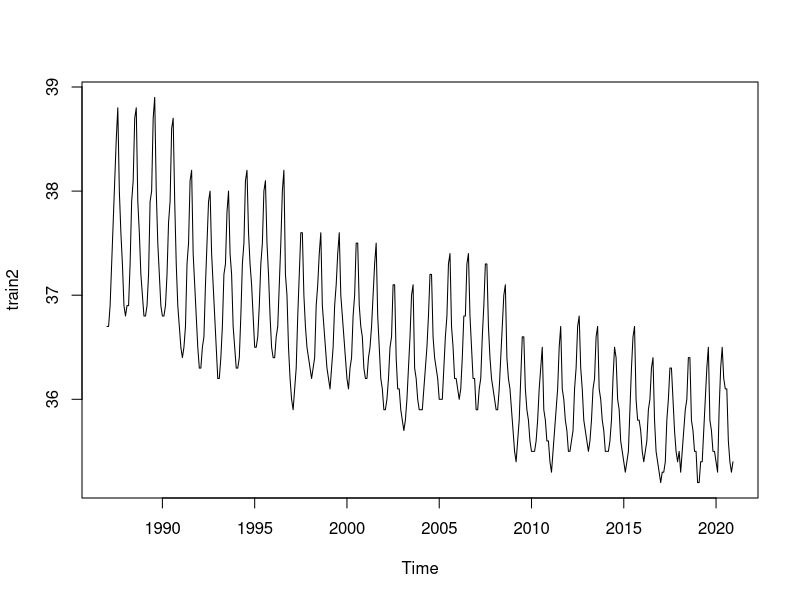
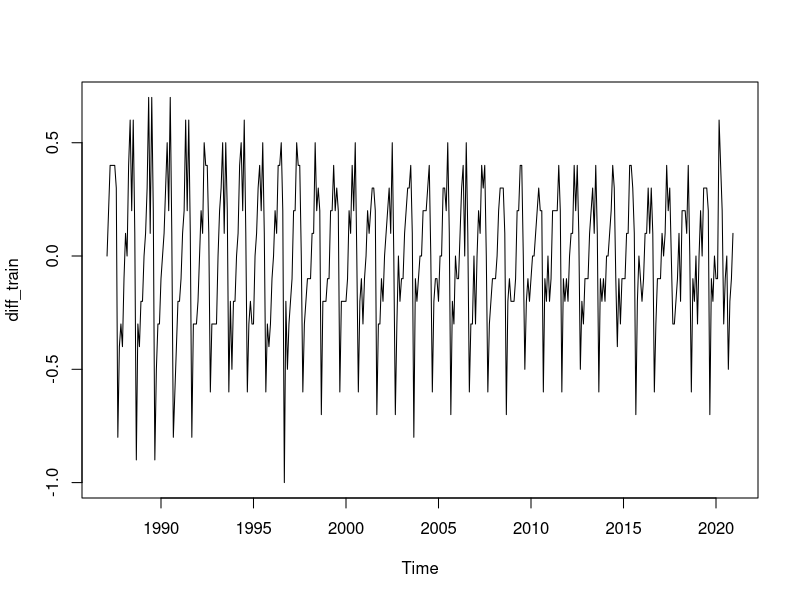
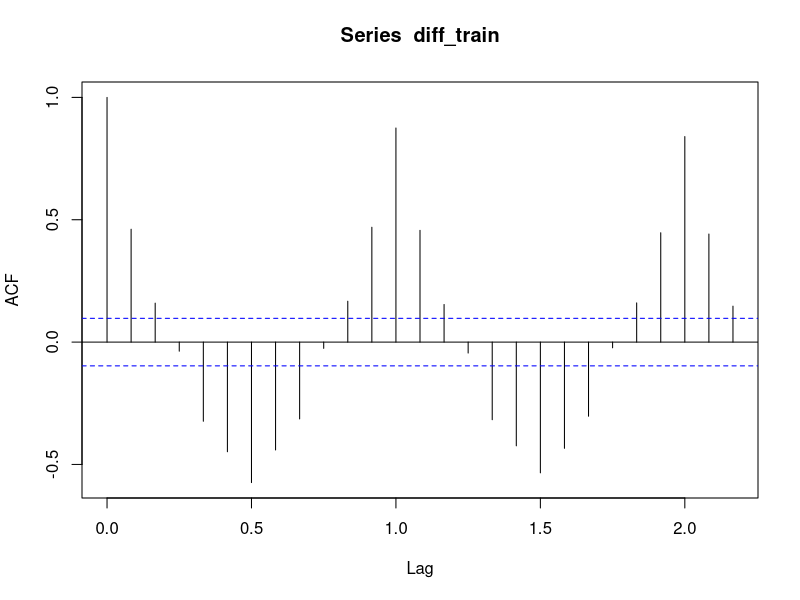
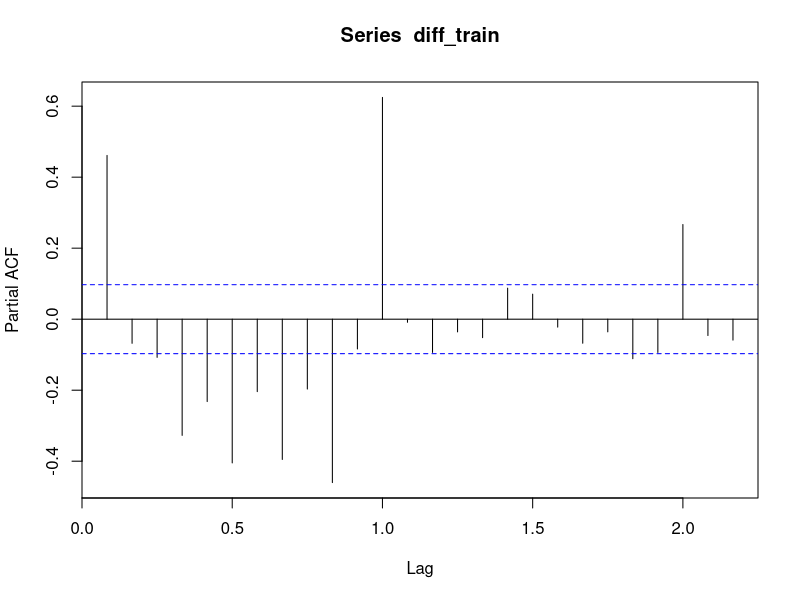
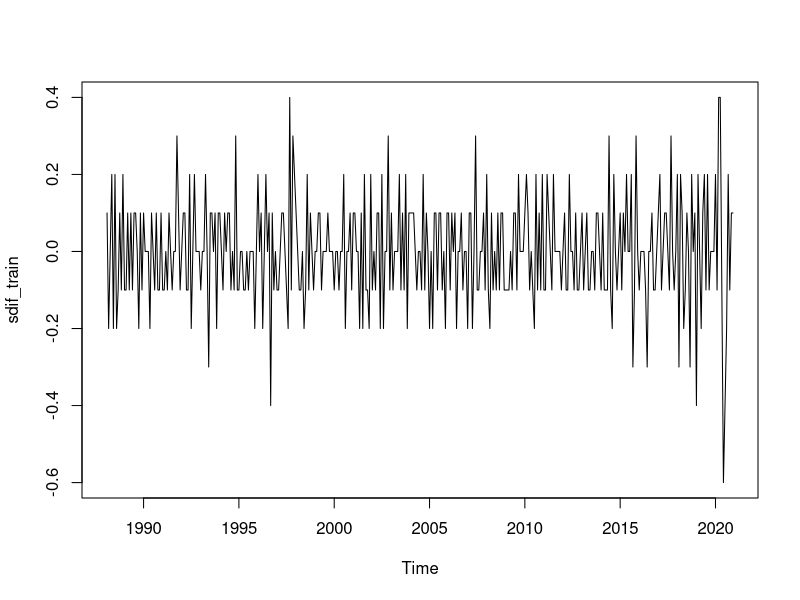
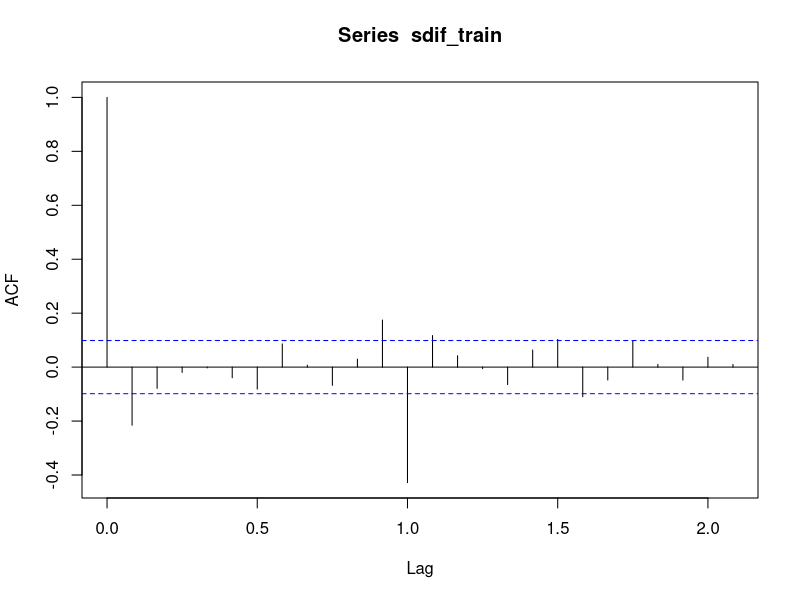
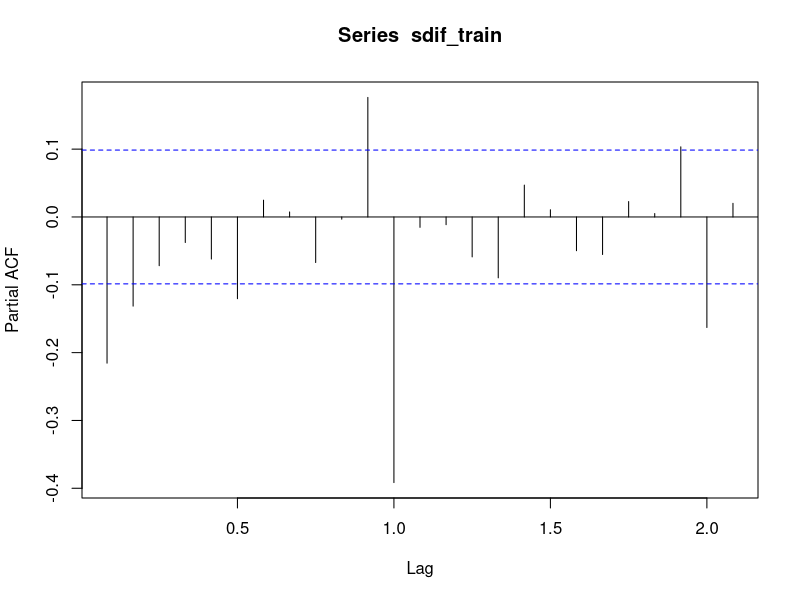

These charts were generated, in order, by the following R code: (Note: a time limit stopped this script after it produced the figures.)
library(knitr)
library(zoo)
library(tseries)
library(forecast)
library(tidyr)

dat <- read.csv("usual_hours_worked_ca.csv")
dat_ts <- ts(dat$Hours, start = c(1987,1), end = c(2023, 12), frequency = 12)
train2 <- window(dat_ts, start = c(1987, 1), end = c(2020, 12))
test2 <- window(dat_ts, start = c(2021, 1), end = c(2023, 12))
plot(train2)

diff_train <- diff(train2, differences = 1)
plot(diff_train)
acf(diff_train)
pacf(diff_train)

sdif_train <- diff(diff_train, lag = 12)
plot(sdif_train)
acf(sdif_train)
pacf(sdif_train)

aic_mat <- matrix(nrow=5, ncol=5)

for(q in 0:4){
  for(Q in 0:4){
    model <- arima(train2, order = c(2,1,q),
                   seasonal = list(order = c(1,1,Q),period = 12))
    aic_mat[q+1,Q+1] <- AIC(model)
  }
}

aic_mat == min(aic_mat, na.rm = T)

final_fit <- arima(train2, order = c(2,1,2),
                   seasonal = list(order = c(1,1,4), period = 12))

tsdiag(final_fit)

prediction_arima <- predict(final_fit, newdata = test2, n.ahead = 23)$pred
prediction_arima_se <- predict(final_fit, newdata = test2, n.ahead = 23)$se

plot(test2, lty = 1, col = 1, ylim = c(34, 37))
lines(prediction_arima, lty = 1, col = 5)
lines(prediction_arima - 1.96 * prediction_arima_se, lty = 2, col = 5)
lines(prediction_arima + 1.96 * prediction_arima_se, lty = 2, col = 5)

legend("topleft", lty = 1, col = c(1, 5), legend = c("test","arima"))

hw_model2 <- HoltWinters(train2, beta = T, gamma = T)
hw_model2$coefficients

prediction_hw2 <- predict(hw_model2, newdata = test2, n.ahead = length(test2), prediction.interval = T)[,1]
prediction_lwr2 <- predict(hw_model2, newdata = test2, n.ahead = length(test2), prediction.interval = T)[,3]
prediction_upper2 <- predict(hw_model2, newdata = test2, n.ahead = length(test2), prediction.interval = T)[,2]

plot(test2, lty = 1, col = 1, ylim = c(20, 55))
lines(prediction_hw, lty = 1, col = 4)
lines(prediction_lwr, lty = 2, col = 4)
lines(prediction_upper, lty = 2, col = 4)
legend("topleft", lty = 1, col = c(1, 4), legend = c("test","HoltWinter") )

mspe_arima <- mean((test2 - prediction_arima)^2)
mspe_arima
mspe_hw2 <- mean((test2 - prediction_hw2)^2)
mspe_hw2
